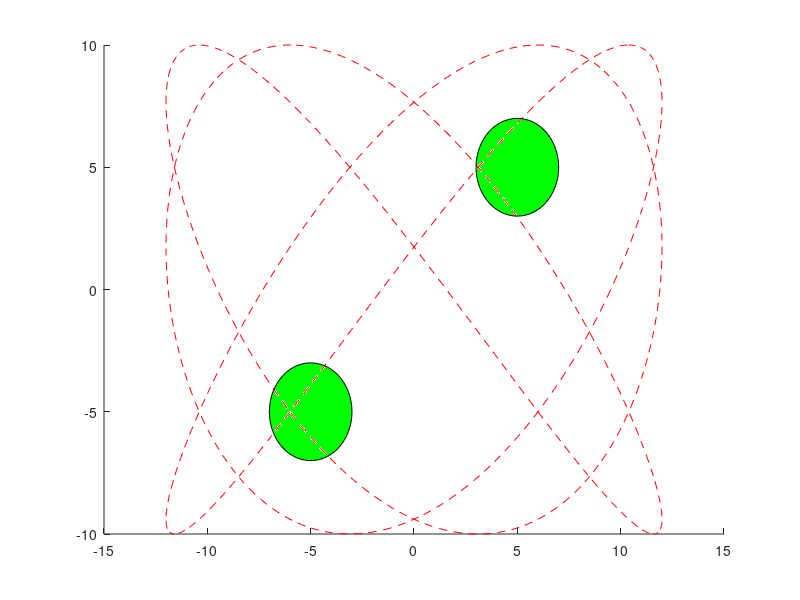

This chart was generated by the following MATLAB code: (Note: this script raises an error after producing the figure.)
clear all; clc;

%% 1️Define Constants
l = 0.2; % Robot wheel axle length
K = 0.1; % Control gain
delta_T = 0.5; % Time step
obstacle_radius = 2; % Obstacle detection radius
avoidance_strength = 1.5; % Obstacle avoidance strength
num_dynamic_obstacles = 50; % Number of dynamic obstacles
N = 1000; % Number of simulation steps
prediction_steps = 10; % Number of prediction steps

%% 2️Robot Initialization
Pos = [0, 12, 3/2 * pi]; % Initial position (X, Y, Angle)
T = linspace(0, 2*pi, N); % Time vector
A = 12; B = 10;
alpha = 3; beta = 4;
phase_shift = pi/3;
desire_Pos = [A * sin(alpha * T + phase_shift); B * cos(beta * T)];

%% 3️Obstacle Initialization
% Static obstacles
obstacle_positions = [5, 5; -5, -5];

% Dynamic obstacles (randomly generated)
dynamic_obstacles = rand(num_dynamic_obstacles, 2) * 10 - 5;
dynamic_obstacle_velocities = rand(num_dynamic_obstacles, 2) * 0.1 - 0.05;

%% 4️Plot Setup
figure; hold on;
plot(desire_Pos(1,:), desire_Pos(2,:), 'r--'); % Desired trajectory
for i = 1:size(obstacle_positions, 1)
    rectangle('Position', [obstacle_positions(i,:) - obstacle_radius, 2*obstacle_radius, 2*obstacle_radius], ...
              'Curvature', [1, 1], 'FaceColor', 'g', 'EdgeColor', 'k');
end
h = animatedline('color','r','LineStyle','--');
h_car = animatedline('color','b');
h_car_model = animatedline('Marker','o','MaximumNumPoints',1);
axis([-15 15 -15 15]);

% Handles for dynamic obstacles
dynamic_obstacles_plots = gobjects(num_dynamic_obstacles, 1);
for i = 1:num_dynamic_obstacles
    dynamic_obstacles_plots(i) = plot(dynamic_obstacles(i,1), dynamic_obstacles(i,2), 'ko', 'MarkerFaceColor', 'k');
end

%% 5️Initialize Data Logging
errors_x = zeros(1, N);
errors_y = zeros(1, N);
collision_count = 0;

%% 6️Run Simulation
filename = 'complex_experiment_with_path_prediction.gif';

for k = 1:N
    addpoints(h_car, Pos(1), Pos(2));
    addpoints(h_car_model, Pos(1), Pos(2));
    
    % Compute tracking errors
    e_x = Pos(1) - desire_Pos(1, k);
    e_y = Pos(2) - desire_Pos(2, k);
    errors_x(k) = e_x;
    errors_y(k) = e_y;
    u_x = -K * e_x;
    u_y = -K * e_y;
    
    % Update dynamic obstacles' positions
    dynamic_obstacles = dynamic_obstacles + dynamic_obstacle_velocities;
    for i = 1:num_dynamic_obstacles
        set(dynamic_obstacles_plots(i), 'XData', dynamic_obstacles(i, 1), 'YData', dynamic_obstacles(i, 2));
    end

    % 🚀 **Path Prediction and Obstacle Avoidance:**
    predicted_Pos = Pos;
    for step = 1:prediction_steps
        for i = 1:size(obstacle_positions, 1)
            dist = sqrt((predicted_Pos(1) - obstacle_positions(i,1))^2 + (predicted_Pos(2) - obstacle_positions(i,2))^2);
            if dist < obstacle_radius + 1
                % Compute avoidance direction
                angle_to_obstacle = atan2(predicted_Pos(2) - obstacle_positions(i,2), predicted_Pos(1) - obstacle_positions(i,1));
                avoidance_factor = avoidance_strength * exp(-dist); % Exponential decay function
                u_x = u_x + avoidance_factor * cos(angle_to_obstacle); % Adjust control input
                u_y = u_y + avoidance_factor * sin(angle_to_obstacle);
            end
        end
        % Update predicted position
        predicted_Pos(1) = predicted_Pos(1) + u_x * delta_T;
        predicted_Pos(2) = predicted_Pos(2) + u_y * delta_T;
    end
    
    % ?**Avoidance of Dynamic Obstacles:**
    for i = 1:num_dynamic_obstacles
        dist = sqrt((Pos(1) - dynamic_obstacles(i,1))^2 + (Pos(2) - dynamic_obstacles(i,2))^2);
        if dist < obstacle_radius + 0.5
            % Compute avoidance direction
            angle_to_obstacle = atan2(Pos(2) - dynamic_obstacles(i,2), Pos(1) - dynamic_obstacles(i,1));
            avoidance_factor = avoidance_strength * exp(-dist); % Compute avoidance force
            u_x = u_x + avoidance_factor * cos(angle_to_obstacle);
            u_y = u_y + avoidance_factor * sin(angle_to_obstacle);
        end
    end
    
    % Robot motion update
    A_mat = [cos(Pos(3)) -l*sin(Pos(3)); sin(Pos(3)) l*cos(Pos(3))];
    U_mat = [u_x; u_y];
    v_w_mat = A_mat \ U_mat;
    Pos(1) = Pos(1) + v_w_mat(1) * cos(Pos(3)) - v_w_mat(2) * l * sin(Pos(3));
    Pos(2) = Pos(2) + v_w_mat(1) * sin(Pos(3)) + v_w_mat(2) * l * cos(Pos(3));
    Pos(3) = Pos(3) + v_w_mat(2) * delta_T;

    addpoints(h, desire_Pos(1, k), desire_Pos(2, k));

    % Collision detection
    for i = 1:num_dynamic_obstacles
        dist = sqrt((Pos(1) - dynamic_obstacles(i,1))^2 + (Pos(2) - dynamic_obstacles(i,2))^2);
        if dist < obstacle_radius + 0.5
            collision_count = collision_count + 1; % Count collisions
        end
    end

    % Save GIF
    frame = getframe(gcf);
    im = frame2im(frame);
    [imind, cm] = rgb2ind(im, 256);
    if k == 1
         imwrite(imind, cm, filename, 'gif', 'LoopCount', inf, 'DelayTime', 0.01);
    elseif rem(k,2) == 0
         imwrite(imind, cm, filename, 'gif', 'WriteMode', 'append', 'DelayTime', 0.01);
    end
    drawnow;
end

%% 7 Error Evaluation
figure;
subplot(2,1,1);
plot(T, errors_x, 'r', 'DisplayName', 'X Error');
hold on;
plot(T, errors_y, 'b', 'DisplayName', 'Y Error');
xlabel('Time');
ylabel('Error');
legend;
title('Tracking Error Over Time');

subplot(2,1,2);
bar([sqrt(mean(errors_x.^2)), sqrt(mean(errors_y.^2))]);
set(gca, 'XTickLabel', {'RMSE_x', 'RMSE_y'});
ylabel('Error');
title('Root Mean Square Error (RMSE)');
